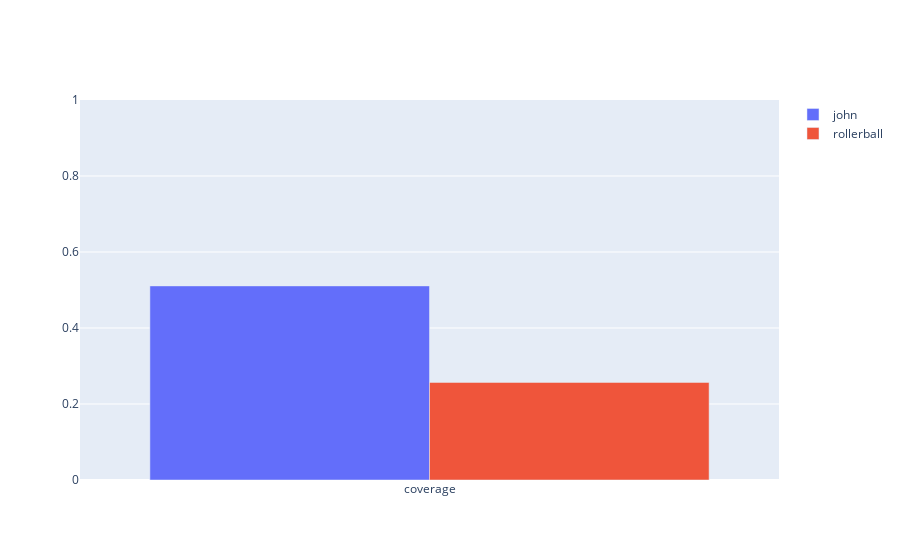

The cell this chart's notebook holds for it:
### Code cell
show_feature_coverage(exp)

### Figure 1 — Plotly figure (JSON) as saved in the notebook; plotly's stock layout.template omitted (floating-point values rounded to 4 significant figures)
{"data": [{"name": "john", "type": "bar", "x": ["coverage"], "y": [0.5108]}, {"name": "rollerball", "type": "bar", "x": ["coverage"], "y": [0.2568]}], "layout": {"yaxis": {"range": [0, 1]}}}
